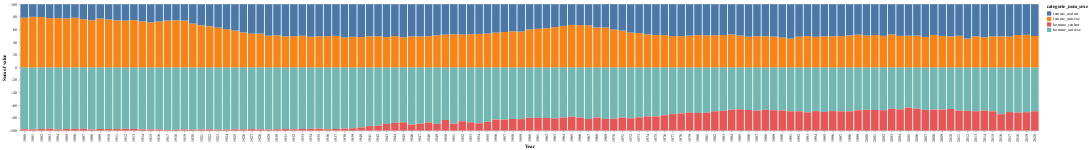

Write notebook code for a chart like this one.
### Markdown cell above
We are ready to make a stacked bar plot representing for each year the part of the male population with unisex name and part of the female population with unisex name.

### Code cell
chart.display()

### Figure 1 — Vega-Lite specification as saved in the notebook (floating-point values rounded to 4 significant figures; data arrays with more than 128 entries replaced by an {"elided": "..."} marker saying what was removed)
{"config": {"view": {"continuousWidth": 300, "continuousHeight": 300}}, "data": {"name": "data-67772c314daded68e90792c73fcfe55f"}, "mark": {"type": "bar"}, "encoding": {"color": {"field": "categorie_nom_sexe", "type": "nominal"}, "x": {"field": "annais", "title": "Year", "type": "ordinal"}, "y": {"aggregate": "sum", "field": "value", "type": "quantitative"}}, "$schema": "https://vega.github.io/schema/vega-lite/v5.8.0.json", "datasets": {"data-67772c314daded68e90792c73fcfe55f": {"elided": "484 records"}}}
